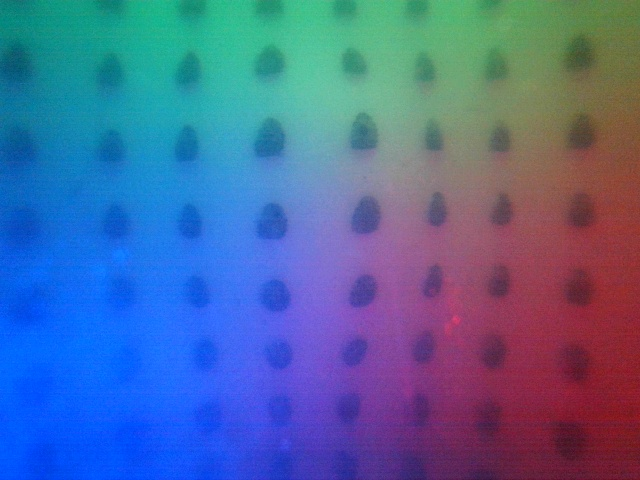
#> input picture src/img2.jpg, 640 x 480 px, given in place of the camera
$ python markers_displacement_v3.py img2.jpg   (older library calls are emulated)
#> lines starting #> are read from the running program, lines starting #| are printed output that depends on the picture; after the words box and inside, x2 and y2 are one past the last pixel; in counts of white or black regions, pixels touching at a corner belong together; pictures that were not available may be replaced by others from this repository, and a replacement may not be noted
### src/marker_dectection.py
import cv2
import math
import numpy as np
import setting

def init(frame):
    RESCALE = setting.RESCALE
    return cv2.resize(frame, (0, 0), fx=1.0/RESCALE, fy=1.0/RESCALE)

def find_marker(frame):
    RESCALE = setting.RESCALE

    mask = cv2.cvtColor(frame, cv2.COLOR_BGR2GRAY);
    h, w = mask.shape

    '''
    bottom = mask[int(h*0.9):h, :]
    clahe = cv2.createCLAHE(clipLimit=1.36, tileGridSize=(7,7))
    bottom_enhanced = clahe.apply(bottom)
    mask[int(h*0.9):h, :] = bottom_enhanced
    '''

    mask = cv2.medianBlur(mask, 23) #cencal bubbles
    mask = cv2.adaptiveThreshold(mask, 255, cv2.ADAPTIVE_THRESH_MEAN_C, cv2.THRESH_BINARY_INV, 29, 11)

    '''
    kernel = cv2.getStructuringElement(cv2.MORPH_ELLIPSE, (5, 5))
    mask = cv2.erode(mask, kernel)
    mask = cv2.dilate(mask, kernel)
    '''

    return mask


def marker_center(mask, frame):
    RESCALE = setting.RESCALE

    areaThresh1 = 300/RESCALE**2
    areaThresh2 = 10000/RESCALE**2
    MarkerCenter = []

    contours=cv2.findContours(mask.astype(np.uint8), cv2.RETR_EXTERNAL, cv2.CHAIN_APPROX_SIMPLE)
    if len(contours[0])<9:  # if too little markers, then give up
        print("Too less markers detected: ", len(contours))
        return MarkerCenter

    for contour in contours[0]:
        x,y,w,h = cv2.boundingRect(contour)
        AreaCount=cv2.contourArea(contour)
        # print(AreaCount)
        if AreaCount>areaThresh1 and AreaCount<areaThresh2 and abs(np.max([w, h]) * 1.0 / np.min([w, h]) - 1) < 1 and x>30 and x<275:
            t=cv2.moments(contour)
            # print("moments", t)
            # MarkerCenter=np.append(MarkerCenter,[[t['m10']/t['m00'], t['m01']/t['m00'], AreaCount]],axis=0)
            mc = [t['m10']/t['m00'], t['m01']/t['m00']]
            # if t['mu11'] < -100: continue
            MarkerCenter.append(mc)
            #print(mc)
            cv2.circle(frame, (int(mc[0]), int(mc[1])), 10, ( 0, 0, 255 ), 2, 6);

    # 0:x 1:y
    return MarkerCenter


# [78 lines left out: functions draw_flow, get_flow_magnitude, get_flow_vector, get_flow_center, warp_perspective, init_HSR, not called in this run]

### src/setting.py

def init():
    global RESCALE, N_, M_, x0_, y0_, dx_, dy_, fps_
    RESCALE = 2

    """
    N_, M_: the row and column of the marker array
    x0_, y0_: the coordinate of upper-left marker (in original size)
    dx_, dy_: the horizontal and vertical interval between adjacent markers (in original size)
    fps_: the desired frame per second, the algorithm will find the optimal solution in 1/fps seconds
    """
    N_ = 3
    M_ = 3
    fps_ = 30
    x0_ = 128
    y0_ = 20
    dx_ = 150 / RESCALE
    dy_ = 150 / RESCALE

### src/markers_displacement_v3.py
# without RS485 reading
import cv2
import marker_dectection
import math
import numpy as np
import sys
import setting
import time
import threading
import os
import datetime
from pathlib import Path
from lib import find_marker

# --- CONFIGURATION ---
gelsight_version = 'Bnz'

def setup_trial_folder():
    """Creates a unique timestamped folder for each run."""
    timestamp = datetime.datetime.now().strftime("%Y%m%d_%H%M%S")
    folder = os.path.join('Sensor', f'Trial_{timestamp}')
    os.makedirs(folder, exist_ok=True)
    return folder

def main():
    # Setup & Initialization
    calibrate = 'calibrate' in sys.argv
    trial_folder = setup_trial_folder()
    print(f"Data saving to: {trial_folder}")

    setting.init()
    cap = cv2.VideoCapture(0)

    # VIDEO WRITER SETUP
    fourcc = cv2.VideoWriter_fourcc(*'XVID')
    out_path = os.path.join(trial_folder, 'output.mp4')
    if gelsight_version == 'HSR':
        out = cv2.VideoWriter(out_path, fourcc, 30.0, (215, 215))
    else:
        out = cv2.VideoWriter(out_path, fourcc, 30.0, (1280 // setting.RESCALE, 720 // setting.RESCALE))

    # CALIBRATION & WARM-UP
    for i in range(30): ret, frame = cap.read()
#> this loop made 30 passes
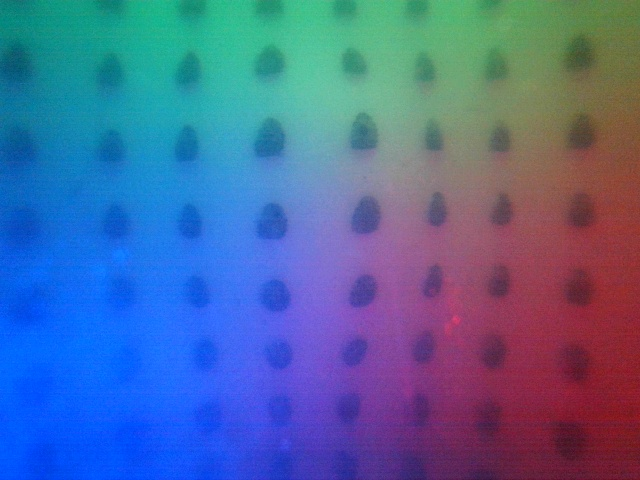
#> input picture src/img2.jpg, 640 x 480 px, given in place of the camera
    img = cv2.imread('calibresult.png')
#> img is the input picture: shape (480, 640, 3); mean B, G, R 156.2, 105.7, 77.8
    frame = marker_dectection.init(img)
    mask = marker_dectection.find_marker(frame)
#> in find_marker, `mask = cv2.cvtColor(frame, cv2.COLOR_BGR2GRAY);`:
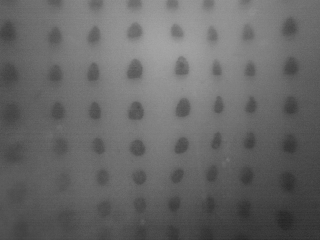
#> mask: shape (240, 320); min 37, max 166, mean 103.3
#> in find_marker, `mask = cv2.medianBlur(mask, 23)`:
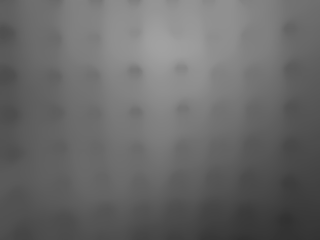
#> mask: shape (240, 320); min 50, max 161, mean 104.9
#> in find_marker, `mask = cv2.adaptiveThreshold(mask, 255, cv2.ADAPTIVE_THRESH_MEAN_C, cv..`:
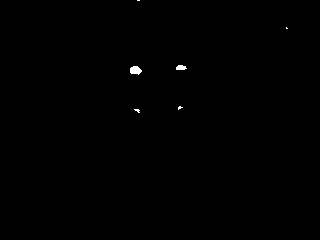
#> mask: shape (240, 320); 0.2% white; 6 white regions (4 under 20 px)
    mc = marker_dectection.marker_center(mask, frame)
#> in marker_center, `contours=cv2.findContours(mask.astype(np.uint8), cv2.RETR_EXTERNAL, cv..`: contours = 6 contours, 4 with area under 20; largest, box (x1, y1, x2, y2) and area: (130, 66, 142, 75) 64, (176, 65, 187, 70) 32
#| Too less markers detected:  2
#> mc = []

    # SAVE INITIALIZATION FILES
    cv2.imwrite(os.path.join(trial_folder, 'mask.png'), mask)
    cv2.imwrite(os.path.join(trial_folder, 'frame.png'), frame)

    m = find_marker.Matching(
    N_=setting.N_,
    M_=setting.M_,
    fps_=setting.fps_,
    x0_=setting.x0_,
    y0_=setting.y0_,
    dx_=setting.dx_,
    dy_=setting.dy_)

    # Save the center points
    file_center = open(os.path.join(trial_folder, "center.txt"), "w")
    for i in mc:
        file_center.write(str(i) + ', ')
    file_center.close()

    # Open resources
    file_sensor = open(os.path.join(trial_folder, "sensor.txt"), "w")
    num = 1

    # Threshold for determining active drag vs. stationary/pure push noise floor (in pixels)
    DRAG_THRESHOLD = 1.5

    # Use 'try...finally' to ensure hardware releases even if the script crashes
    try:
        while True:
            ret, frame = cap.read()
            if not ret:
                break

            frame_raw = frame.copy()

            if gelsight_version == 'HSR':
                frame = marker_dectection.init_HSR(frame)
            else:
                frame = marker_dectection.init(frame)

            # find marker masks
            mask = marker_dectection.find_marker(frame)
            height, width, _ = frame.shape
            camera_center = (width/2, height/2)
            # find marker centers
            mc = marker_dectection.marker_center(mask, frame)

            drag_status = "Initializing..."

            if not calibrate:
                tm = time.time()
                m.init(mc)
                m.run()
                print(time.time() - tm)

                flow = m.get_flow()

                # draw flow vectors on frame
                marker_dectection.draw_flow(frame, flow)

                # Get all marker flow vectors [x1, y1, x2, y2, ...]
                all_marker_data = marker_dectection.get_flow_vector(flow, (width/2, height/2))

                # --- 8-DIRECTIONAL REAL-TIME DRAG ANALYSIS ---
                if len(all_marker_data) > 0:
                    dx_vals = all_marker_data[0::2] # Even indices are dx
                    dy_vals = all_marker_data[1::2] # Odd indices are dy

                    mean_dx = np.mean(dx_vals)
                    mean_dy = np.mean(dy_vals)
                    magnitude = math.sqrt(mean_dx**2 + mean_dy**2)

                    if magnitude < DRAG_THRESHOLD:
                        drag_status = "State: Pure Push / No Drag"
                    else:
                        # Calculate angle in degrees (-180 to 180)
                        # Note: OpenCV y-axis points down (+dy is down, -dy is up)
                        angle = math.degrees(math.atan2(mean_dy, mean_dx))

                        # Shift angle range to 0 - 360 for easier sector mapping
                        if angle < 0:
                            angle += 360

                        # Map angle (segmented into 8 directions, 45 degrees each)
                        if 22.5 <= angle < 67.5:
                            drag_status = f"Drag: DOWN-RIGHT"
                        elif 67.5 <= angle < 112.5:
                            drag_status = f"Drag: DOWN"
                        elif 112.5 <= angle < 157.5:
                            drag_status = f"Drag: DOWN-LEFT"
                        elif 157.5 <= angle < 202.5:
                            drag_status = f"Drag: LEFT"
                        elif 202.5 <= angle < 247.5:
                            drag_status = f"Drag: UP-LEFT"
                        elif 247.5 <= angle < 292.5:
                            drag_status = f"Drag: UP"
                        elif 292.5 <= angle < 337.5:
                            drag_status = f"Drag: UP-RIGHT"
                        else:
                            drag_status = f"Drag: RIGHT"

                # Convert the array to a comma-separated string for logging
                data_str = ", ".join([f"{val:.2f}" for val in all_marker_data])

                # Write data to sensor.txt (without RS485 sensor value)
                file_sensor.write(f"{num}, {marker_dectection.get_flow_magnitude(flow)}, {data_str}\n")

            # --- REAL-TIME VISUAL OVERLAY ---
            cv2.putText(frame, drag_status, (15, 25), cv2.FONT_HERSHEY_SIMPLEX, 0.5, (0, 0, 0), 3, cv2.LINE_AA)
            cv2.putText(frame, drag_status, (15, 25), cv2.FONT_HERSHEY_SIMPLEX, 0.5, (0, 255, 255), 1, cv2.LINE_AA)

            if not calibrate:
                cv2.imwrite(os.path.join(trial_folder, f"frame{num}.jpg"), frame)
                print(f"Saved: frame{num}.jpg - {drag_status}")
                num += 1

            mask_img = mask.astype(frame[0].dtype)
            mask_img = cv2.merge((mask_img, mask_img, mask_img))

            cv2.imshow('frame', frame)

            if calibrate:
                cv2.imshow('mask', mask_img)
            out.write(frame)

            if cv2.waitKey(1) & 0xFF == ord('q'):
                break

    finally:
        # Cleanup: Always runs
        file_sensor.close()
        cap.release()
        cv2.destroyAllWindows()
        print(f"Trial complete. {num-1} frames saved.")

if __name__ == "__main__":
    main()
#> (the call stopped at in main, `m = find_marker.Matching( N_=setting.N_, M_=setting.M_, fps_=setting.f..`: lib is not available in this run)
